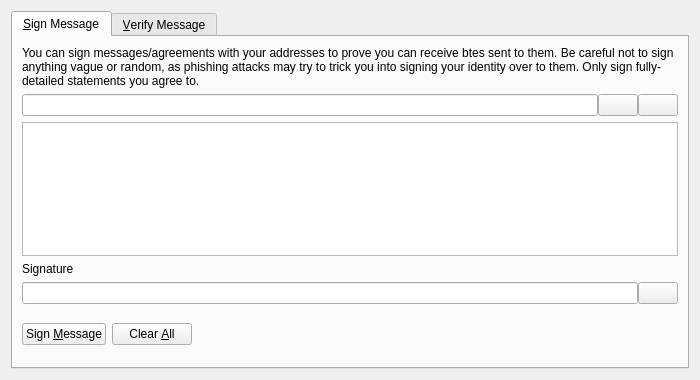
<?xml version="1.0" encoding="UTF-8"?>
<ui version="4.0">
 <class>SignVerifyMessageDialog</class>
 <widget class="QDialog" name="SignVerifyMessageDialog">
  <property name="geometry">
   <rect>
    <x>0</x>
    <y>0</y>
    <width>700</width>
    <height>380</height>
   </rect>
  </property>
  <property name="windowTitle">
   <string>Signatures - Sign / Verify a Message</string>
  </property>
  <property name="modal">
   <bool>true</bool>
  </property>
  <layout class="QVBoxLayout" name="verticalLayout">
   <item>
    <widget class="QTabWidget" name="tabWidget">
     <property name="currentIndex">
      <number>0</number>
     </property>
     <widget class="QWidget" name="tabSignMessage">
      <attribute name="title">
       <string>&amp;Sign Message</string>
      </attribute>
      <layout class="QVBoxLayout" name="verticalLayout_SM">
       <item>
        <widget class="QLabel" name="infoLabel_SM">
         <property name="text">
          <string>You can sign messages/agreements with your addresses to prove you can receive btes sent to them. Be careful not to sign anything vague or random, as phishing attacks may try to trick you into signing your identity over to them. Only sign fully-detailed statements you agree to.</string>
         </property>
         <property name="textFormat">
          <enum>Qt::PlainText</enum>
         </property>
         <property name="wordWrap">
          <bool>true</bool>
         </property>
        </widget>
       </item>
       <item>
        <layout class="QHBoxLayout" name="horizontalLayout_1_SM">
         <property name="spacing">
          <number>0</number>
         </property>
         <item>
          <widget class="QValidatedLineEdit" name="addressIn_SM">
           <property name="toolTip">
            <string>The BitcoinEssence address to sign the message with</string>
           </property>
          </widget>
         </item>
         <item>
          <widget class="QPushButton" name="addressBookButton_SM">
           <property name="toolTip">
            <string>Choose previously used address</string>
           </property>
           <property name="text">
            <string/>
           </property>
           <property name="icon">
            <iconset resource="../bitcoin.qrc">
             <normaloff>:/icons/address-book</normaloff>:/icons/address-book</iconset>
           </property>
           <property name="shortcut">
            <string>Alt+A</string>
           </property>
           <property name="autoDefault">
            <bool>false</bool>
           </property>
          </widget>
         </item>
         <item>
          <widget class="QPushButton" name="pasteButton_SM">
           <property name="toolTip">
            <string>Paste address from clipboard</string>
           </property>
           <property name="text">
            <string/>
           </property>
           <property name="icon">
            <iconset resource="../bitcoin.qrc">
             <normaloff>:/icons/editpaste</normaloff>:/icons/editpaste</iconset>
           </property>
           <property name="shortcut">
            <string>Alt+P</string>
           </property>
           <property name="autoDefault">
            <bool>false</bool>
           </property>
          </widget>
         </item>
        </layout>
       </item>
       <item>
        <widget class="QPlainTextEdit" name="messageIn_SM">
         <property name="toolTip">
          <string>Enter the message you want to sign here</string>
         </property>
        </widget>
       </item>
       <item>
        <widget class="QLabel" name="signatureLabel_SM">
         <property name="text">
          <string>Signature</string>
         </property>
         <property name="textFormat">
          <enum>Qt::PlainText</enum>
         </property>
        </widget>
       </item>
       <item>
        <layout class="QHBoxLayout" name="horizontalLayout_2_SM">
         <property name="spacing">
          <number>0</number>
         </property>
         <item>
          <widget class="QLineEdit" name="signatureOut_SM">
           <property name="font">
            <font>
             <italic>true</italic>
            </font>
           </property>
           <property name="readOnly">
            <bool>true</bool>
           </property>
          </widget>
         </item>
         <item>
          <widget class="QPushButton" name="copySignatureButton_SM">
           <property name="toolTip">
            <string>Copy the current signature to the system clipboard</string>
           </property>
           <property name="text">
            <string/>
           </property>
           <property name="icon">
            <iconset resource="../bitcoin.qrc">
             <normaloff>:/icons/editcopy</normaloff>:/icons/editcopy</iconset>
           </property>
           <property name="autoDefault">
            <bool>false</bool>
           </property>
          </widget>
         </item>
        </layout>
       </item>
       <item>
        <layout class="QHBoxLayout" name="horizontalLayout_3_SM">
         <item>
          <widget class="QPushButton" name="signMessageButton_SM">
           <property name="toolTip">
            <string>Sign the message to prove you own this BitcoinEssence address</string>
           </property>
           <property name="text">
            <string>Sign &amp;Message</string>
           </property>
           <property name="icon">
            <iconset resource="../bitcoin.qrc">
             <normaloff>:/icons/edit</normaloff>:/icons/edit</iconset>
           </property>
           <property name="autoDefault">
            <bool>false</bool>
           </property>
          </widget>
         </item>
         <item>
          <widget class="QPushButton" name="clearButton_SM">
           <property name="toolTip">
            <string>Reset all sign message fields</string>
           </property>
           <property name="text">
            <string>Clear &amp;All</string>
           </property>
           <property name="icon">
            <iconset resource="../bitcoin.qrc">
             <normaloff>:/icons/remove</normaloff>:/icons/remove</iconset>
           </property>
           <property name="autoDefault">
            <bool>false</bool>
           </property>
          </widget>
         </item>
         <item>
          <spacer name="horizontalSpacer_1_SM">
           <property name="orientation">
            <enum>Qt::Horizontal</enum>
           </property>
           <property name="sizeHint" stdset="0">
            <size>
             <width>40</width>
             <height>48</height>
            </size>
           </property>
          </spacer>
         </item>
         <item>
          <widget class="QLabel" name="statusLabel_SM">
           <property name="font">
            <font>
             <weight>75</weight>
             <bold>true</bold>
            </font>
           </property>
           <property name="text">
            <string/>
           </property>
           <property name="wordWrap">
            <bool>true</bool>
           </property>
          </widget>
         </item>
         <item>
          <spacer name="horizontalSpacer_2_SM">
           <property name="orientation">
            <enum>Qt::Horizontal</enum>
           </property>
           <property name="sizeHint" stdset="0">
            <size>
             <width>40</width>
             <height>48</height>
            </size>
           </property>
          </spacer>
         </item>
        </layout>
       </item>
      </layout>
     </widget>
     <widget class="QWidget" name="tabVerifyMessage">
      <attribute name="title">
       <string>&amp;Verify Message</string>
      </attribute>
      <layout class="QVBoxLayout" name="verticalLayout_VM">
       <item>
        <widget class="QLabel" name="infoLabel_VM">
         <property name="text">
          <string>Enter the receiver's address, message (ensure you copy line breaks, spaces, tabs, etc. exactly) and signature below to verify the message. Be careful not to read more into the signature than what is in the signed message itself, to avoid being tricked by a man-in-the-middle attack. Note that this only proves the signing party receives with the address, it cannot prove sendership of any transaction!</string>
         </property>
         <property name="textFormat">
          <enum>Qt::PlainText</enum>
         </property>
         <property name="alignment">
          <set>Qt::AlignLeading|Qt::AlignLeft|Qt::AlignTop</set>
         </property>
         <property name="wordWrap">
          <bool>true</bool>
         </property>
        </widget>
       </item>
       <item>
        <layout class="QHBoxLayout" name="horizontalLayout_1_VM">
         <property name="spacing">
          <number>0</number>
         </property>
         <item>
          <widget class="QValidatedLineEdit" name="addressIn_VM">
           <property name="toolTip">
            <string>The BitcoinEssence address the message was signed with</string>
           </property>
          </widget>
         </item>
         <item>
          <widget class="QPushButton" name="addressBookButton_VM">
           <property name="toolTip">
            <string>Choose previously used address</string>
           </property>
           <property name="text">
            <string/>
           </property>
           <property name="icon">
            <iconset resource="../bitcoin.qrc">
             <normaloff>:/icons/address-book</normaloff>:/icons/address-book</iconset>
           </property>
           <property name="shortcut">
            <string>Alt+A</string>
           </property>
           <property name="autoDefault">
            <bool>false</bool>
           </property>
          </widget>
         </item>
        </layout>
       </item>
       <item>
        <widget class="QPlainTextEdit" name="messageIn_VM"/>
       </item>
       <item>
        <widget class="QValidatedLineEdit" name="signatureIn_VM"/>
       </item>
       <item>
        <layout class="QHBoxLayout" name="horizontalLayout_2_VM">
         <item>
          <widget class="QPushButton" name="verifyMessageButton_VM">
           <property name="toolTip">
            <string>Verify the message to ensure it was signed with the specified BitcoinEssence address</string>
           </property>
           <property name="text">
            <string>Verify &amp;Message</string>
           </property>
           <property name="icon">
            <iconset resource="../bitcoin.qrc">
             <normaloff>:/icons/transaction_0</normaloff>:/icons/transaction_0</iconset>
           </property>
           <property name="autoDefault">
            <bool>false</bool>
           </property>
          </widget>
         </item>
         <item>
          <widget class="QPushButton" name="clearButton_VM">
           <property name="toolTip">
            <string>Reset all verify message fields</string>
           </property>
           <property name="text">
            <string>Clear &amp;All</string>
           </property>
           <property name="icon">
            <iconset resource="../bitcoin.qrc">
             <normaloff>:/icons/remove</normaloff>:/icons/remove</iconset>
           </property>
           <property name="autoDefault">
            <bool>false</bool>
           </property>
          </widget>
         </item>
         <item>
          <spacer name="horizontalSpacer_1_VM">
           <property name="orientation">
            <enum>Qt::Horizontal</enum>
           </property>
           <property name="sizeHint" stdset="0">
            <size>
             <width>40</width>
             <height>48</height>
            </size>
           </property>
          </spacer>
         </item>
         <item>
          <widget class="QLabel" name="statusLabel_VM">
           <property name="font">
            <font>
             <weight>75</weight>
             <bold>true</bold>
            </font>
           </property>
           <property name="text">
            <string/>
           </property>
           <property name="wordWrap">
            <bool>true</bool>
           </property>
          </widget>
         </item>
         <item>
          <spacer name="horizontalSpacer_2_VM">
           <property name="orientation">
            <enum>Qt::Horizontal</enum>
           </property>
           <property name="sizeHint" stdset="0">
            <size>
             <width>40</width>
             <height>48</height>
            </size>
           </property>
          </spacer>
         </item>
        </layout>
       </item>
      </layout>
     </widget>
    </widget>
   </item>
  </layout>
 </widget>
 <customwidgets>
  <customwidget>
   <class>QValidatedLineEdit</class>
   <extends>QLineEdit</extends>
   <header>qt/qvalidatedlineedit.h</header>
  </customwidget>
 </customwidgets>
 <resources>
  <include location="../bitcoin.qrc"/>
 </resources>
 <connections/>
</ui>
